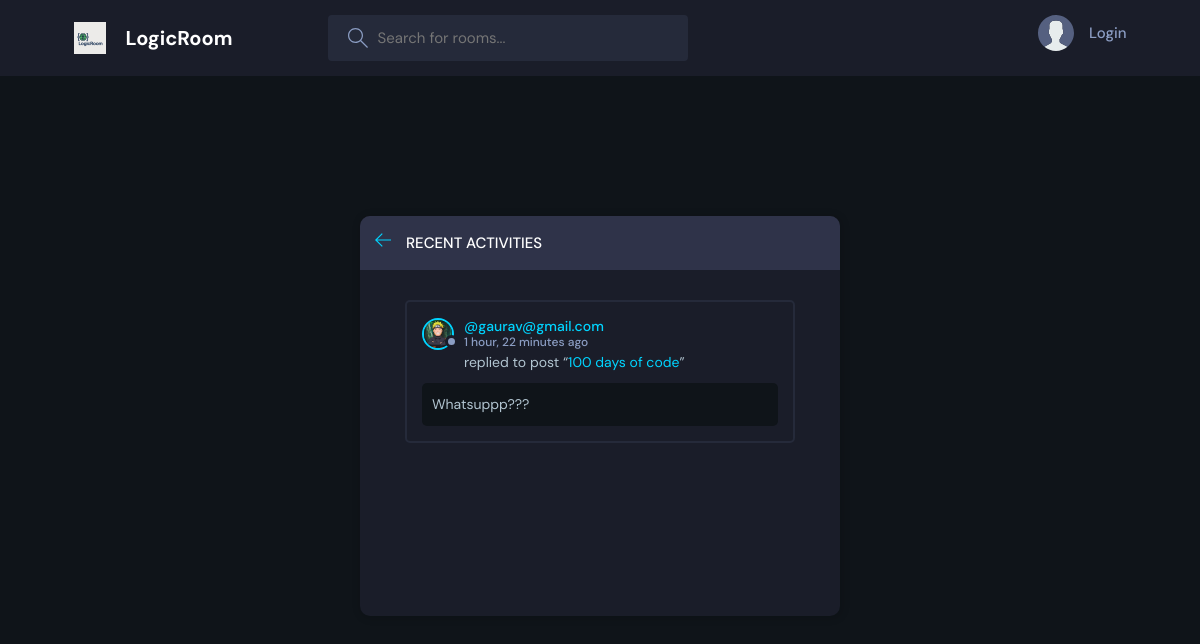
The page /activity/ on the database its author committed.
### base/models.py (models this page shows, shortened)
class Message(models.Model):
  user = models.ForeignKey(User, on_delete=models.CASCADE)
  room = models.ForeignKey(Room,on_delete= models.CASCADE)
  body = models.TextField()
  updated = models.DateTimeField(auto_now= True)
  created = models.DateTimeField(auto_now_add=True)
  class Meta:
    ordering = ['-updated','-created']

class User(AbstractUser):
  name = models.CharField(max_length=200, null=True)
  email = models.EmailField(unique = True,null=True)
  bio = models.TextField(null=True)
  avatar = models.ImageField(null=True, default="avatar.svg")
  USERNAME_FIELD = 'email'
  REQUIRED_FIELDS = []

class Room(models.Model):
  host = models.ForeignKey(User, on_delete= models.SET_NULL,null=True)
  topic = models.ForeignKey(Topic, on_delete= models.SET_NULL,null=True)
  participants = models.ManyToManyField(User,related_name='participants',blank=True)
  name = models.CharField(max_length=200)
  description = models.TextField(null= True, blank= True)
  updated = models.DateTimeField(auto_now= True)
  created = models.DateTimeField(auto_now_add=True)
  class Meta:
    ordering = ['-updated','-created']
  def __str__(self):
    return self.name

### base/views.py (the view)
# urls.py: path('activity/',views.activityPage,name='activity'),
def activityPage(request):
  room_messages = Message.objects.all()
  return render(request,'base/activity.html',{'room_messages':room_messages})

### base/templates/base/activity.html (shortened to what this page needs)
{% extends 'main.html' %}
{% block content %}
<main class="layout">
  <div class="container">
    <div class="layout__box">
      <div class="layout__boxHeader">
        <div class="layout__boxTitle">
          <a href="{% url 'home' %}">
            <svg version="1.1" xmlns="http://www.w3.org/2000/svg" width="32" height="32" viewBox="0 0 32 32">
              <title>arrow-left</title>
              <path
                d="M13.723 2.286l-13.723 13.714 13.719 13.714 1.616-1.611-10.96-10.96h27.625v-2.286h-27.625l10.965-10.965-1.616-1.607z">
              </path>
              </path>
            </svg>
          </a>
          <h3>Recent Activities</h3>
        </div>
      </div>
      <div class="activities-page layout__body">
        {% for message in room_messages %}
        <div class="activities__box">
          <div class="activities__boxHeader roomListRoom__header">
            <a href="{% url 'user-profile' message.user.id %}" class="roomListRoom__author">
              <div class="avatar avatar--small">
                <img src="{{message.user.avatar.url}}" />
              </div>
              <p>
                @{{message.user}}
                <span>{{message.created|timesince}} ago</span>
              </p>
            </a>
          </div>
          <div class="activities__boxContent">
            <p>replied to post “<a href="{% url 'room' message.room.id %}">{{message.room}}</a>”</p>
            <div class="activities__boxRoomContent">
              {{message.body}}
            </div>
          </div>
        </div>
        {% endfor %}
      </div>
    </div>
  </div>
</main>
{% endblock content %}

### static/styles/style.css (style rules this page uses)
:root { --color-main: #00d4ff; --color-main-light: #e1f9ff; --color-dark: #1a1d29; --color-dark-medium: #252a3a; --color-dark-light: #2f3349; --color-light: #ffffff; --color-gray: #8b9dc3; --color-light-gray: #b2c5d1; --color-bg: #0f1419; --color-success: #00ff88; --color-error: #ff4757; }
* { font-family: "DM Sans", -apple-system, BlinkMacSystemFont, "Segoe UI", Roboto, Oxygen, Ubuntu, Cantarell, "Open Sans", "Helvetica Neue", sans-serif; margin: 0; padding: 0; box-sizing: border-box; text-rendering: optimizeLegibility; font-size: inherit; }
html { font-size: 56.25%; }
@media only screen and (min-width: 1200px) { html { font-size: 62.5%; } }
body { line-height: 1.6; font-weight: 400; font-size: 1.5rem; color: var(--color-light-gray); background-color: var(--color-bg); min-height: 100vh; }
img { width: 100%; }
a { display: inline-block; color: var(--color-main); text-decoration: none; }
.container { max-width: 120rem; width: 90%; margin: auto; }
.avatar { position: relative; display: inline-block; border-radius: 50%; border: 2px solid var(--color-main); }
.avatar img { display: block; border-radius: 50%; object-fit: cover; object-position: center; }
.avatar::after { content: ""; display: block; position: absolute; background-color: var(--color-gray); z-index: 111; border-radius: 50%; border: 0.3rem solid var(--color-dark); }
.avatar.avatar--small img { width: 2.8rem; height: 2.8rem; }
.avatar.avatar--small:after { width: 0.7rem; height: 0.7rem; bottom: 0px; right: -6px; }
.layout { margin-top: 2.4rem; }
.layout > .container { display: flex; justify-content: space-between; align-items: flex-start; }
.layout__box { width: 90%; max-width: 48rem; min-height: 40rem; position: absolute; top: 50%; left: 50%; transform: translate(-50%, -46%); background-color: var(--color-dark); border-radius: 1rem; box-shadow: 1px 1px 6px 3px rgba(0, 0, 0, 0.1); overflow: hidden; }
.layout__boxHeader { display: flex; padding: 1.5rem; background-color: var(--color-dark-light); }
.layout__boxTitle { display: flex; gap: 1.5rem; align-items: center; }
.layout__boxTitle h3 { text-transform: uppercase; font-weight: 500; color: var(--color-light); }
.layout__boxTitle svg { width: 1.6rem; height: 1.6rem; fill: var(--color-main); }
.layout__body { margin: 3rem; }
.roomListRoom__header { display: flex; justify-content: space-between; align-items: center; }
.roomListRoom__author { font-weight: 500; display: flex; align-items: center; gap: 1rem; }
.activities__box { margin: 1.5rem; padding: 1.5rem; border: 2px solid var(--color-dark-medium); border-radius: 5px; }
.activities__boxHeader p { font-size: 1.4rem; line-height: 1.3; }
.activities__boxHeader p span { color: var(--color-gray); font-size: 1.2rem; display: block; }
.activities__boxContent { margin-left: 4.2rem; }
.activities__boxContent { font-size: 1.4rem; }
.activities__boxRoomContent { background: var(--color-bg); padding: 1rem; border-radius: 5px; margin-top: 1rem; margin-left: -4.2rem; }

### rows shown on the page
Message: user.avatar (picture), user "gaurav@gmail.com", created "1 hour, 22 minutes", room "100 days of code", body "Whatsuppp???"
